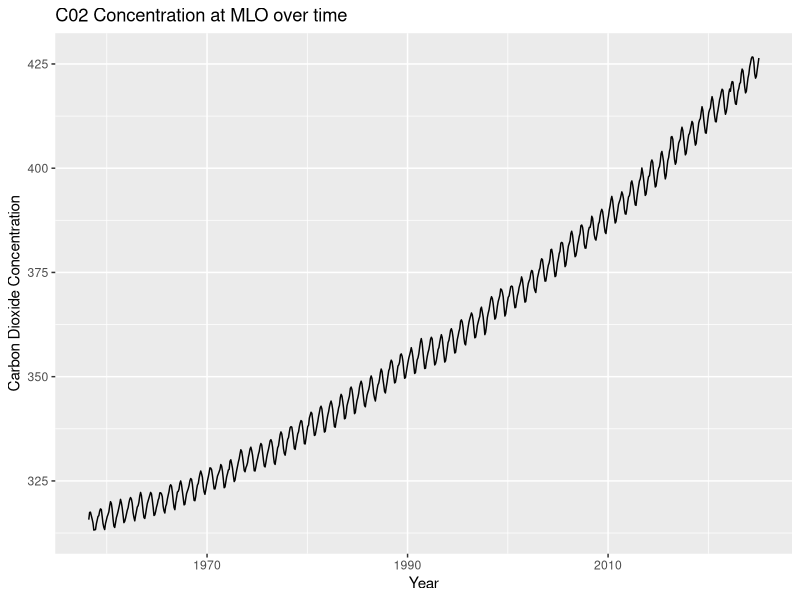

Write the R code that produced this figure.
## ---- chunk 1
#| label: loadpackages-and-data

# load packages
library("dplyr")
library("ggplot2")

# load data
mlo_data <- read.csv("data/monthly_in_situ_co2_mlo_cleaned.csv")
## ---- chunk 2
#| label: plot-co2

# make the plot
mlo_data %>%
  filter(CO2 > 0) %>%
  ggplot(aes(x = Date.1,
             y = CO2)) +
  geom_line() +
  labs(title = "C02 Concentration at MLO over time",
       x = "Year",
       y = "Carbon Dioxide Concentration")
